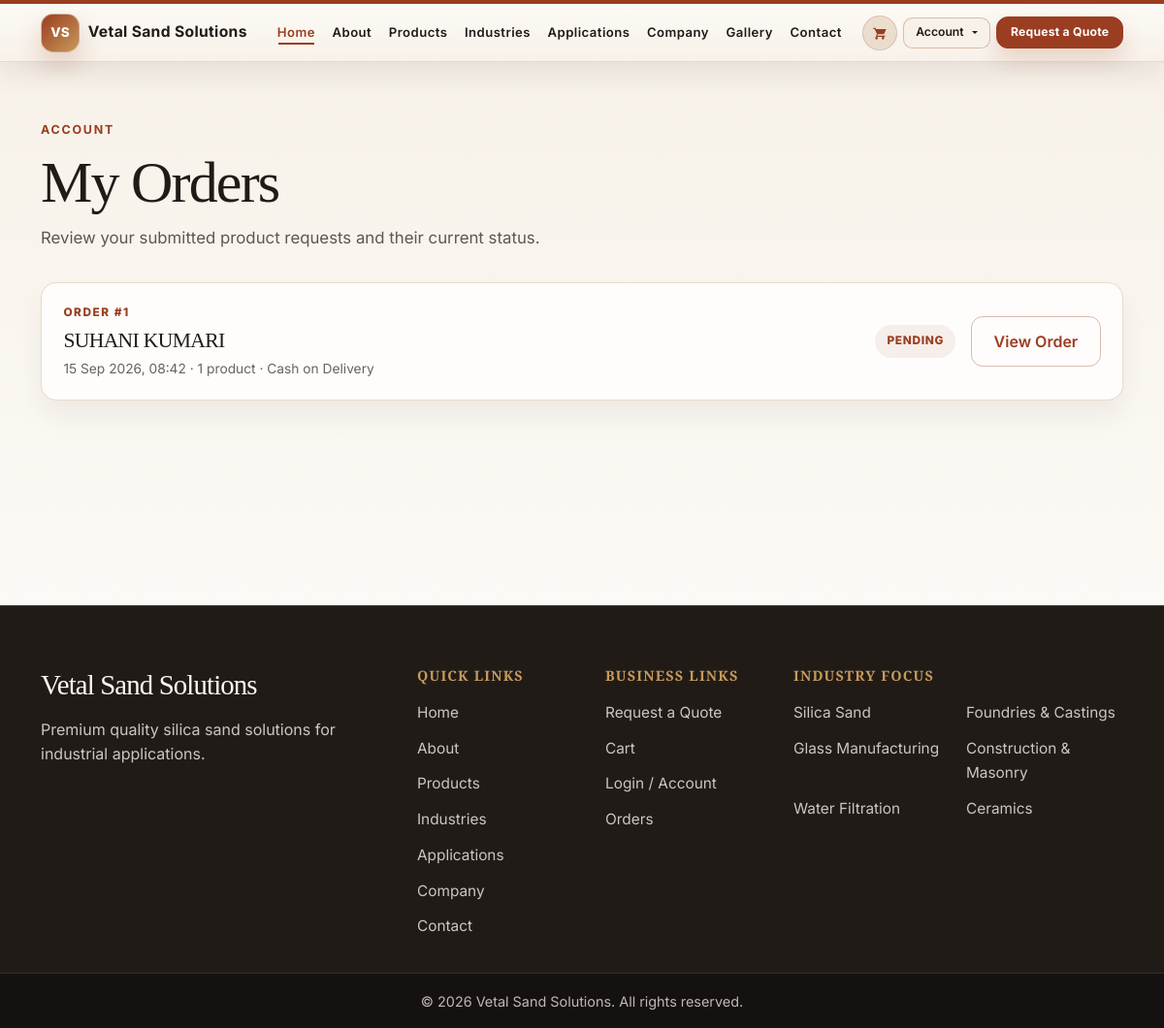
Before: /account/orders/ (signed in) with the older database file.
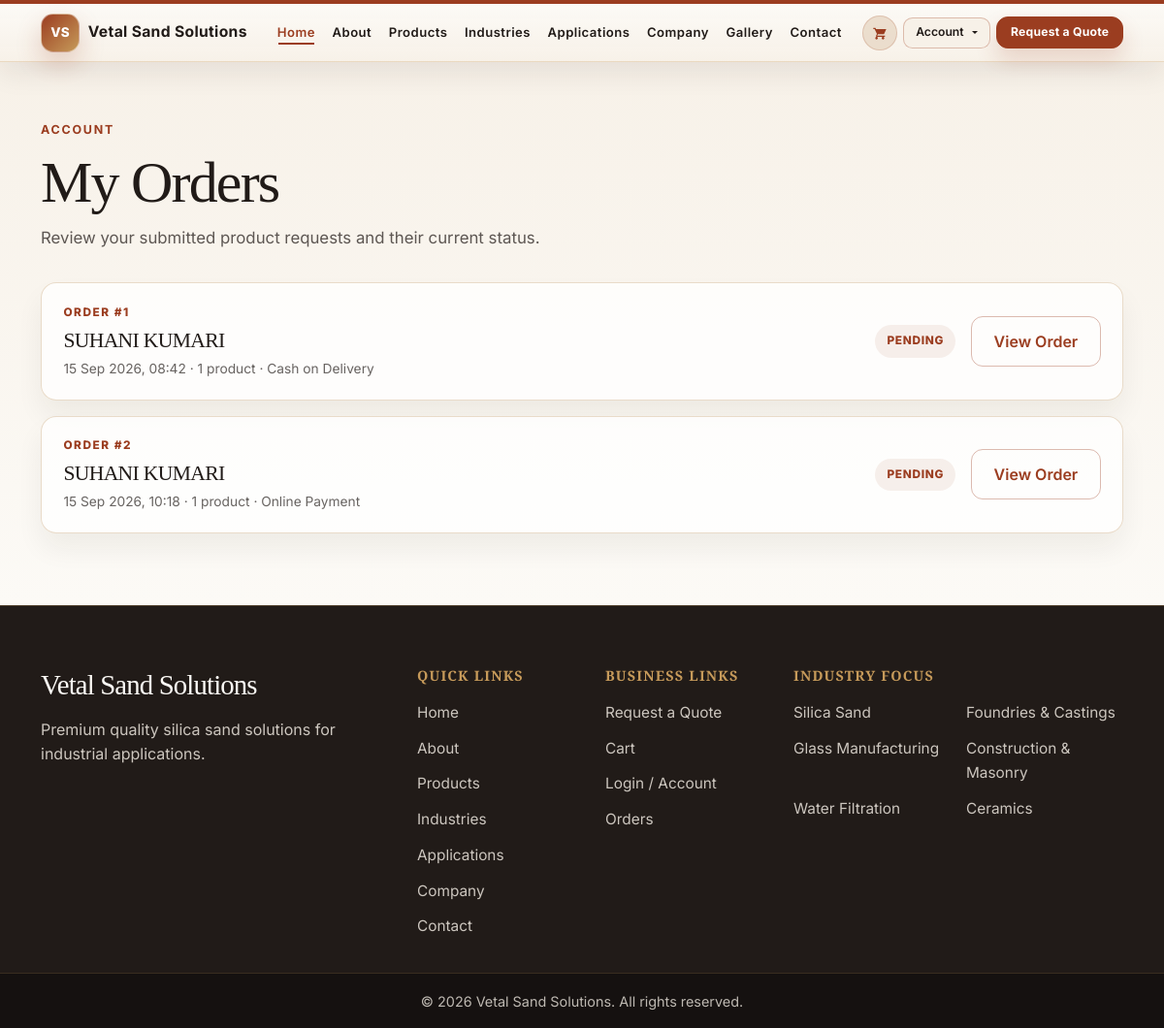
After: the same page with the newer database file.
### orders/models.py (models this page shows, shortened)
class Order(models.Model):
	class PaymentMethod(models.TextChoices):
		COD = 'cod', 'Cash on Delivery'
		RAZORPAY = 'razorpay', 'Online Payment'
	class Status(models.TextChoices):
		PENDING = 'pending', 'Pending'
		CONFIRMED = 'confirmed', 'Confirmed'
		PROCESSING = 'processing', 'Processing'
		SHIPPED = 'shipped', 'Shipped'
		DELIVERED = 'delivered', 'Delivered'
		CANCELLED = 'cancelled', 'Cancelled'
	user = models.ForeignKey(settings.AUTH_USER_MODEL, on_delete=models.CASCADE, related_name='orders')
	full_name = models.CharField(max_length=150)
	email = models.EmailField()
	phone = models.CharField(max_length=30)
	address = models.TextField()
	city = models.CharField(max_length=100)
	state = models.CharField(max_length=100)
	pincode = models.CharField(max_length=20)
	notes = models.TextField(blank=True)
	payment_method = models.CharField(
		max_length=20,
		choices=PaymentMethod.choices,
		default=PaymentMethod.COD,
	)
	status = models.CharField(max_length=20, choices=Status.choices, default=Status.PENDING)
	created_at = models.DateTimeField(auto_now_add=True)
	updated_at = models.DateTimeField(auto_now=True)
	class Meta:
		ordering = ['-created_at']

### orders/views.py (the view)
# urls.py: path('account/orders/', views.order_list, name='order_list'),
@login_required(login_url='login')
def order_list(request):
	orders = Order.objects.filter(user=request.user).annotate(item_count=Count('items'))
	return render(request, 'orders/order_list.html', {'orders': orders})

### cart/context_processors.py (called while the page is built)
def cart_count(request):
    cart = request.session.get('cart', {})
    total_items = 0
    for quantity in cart.values():
        try:
            total_items += int(quantity)
        except (TypeError, ValueError):
            continue
    return {'cart_count': total_items}

### products/context_processors.py (called while the page is built)
def wishlist_count(request):
    if not request.user.is_authenticated:
        return {'wishlist_count': 0}
    return {'wishlist_count': Wishlist.objects.filter(user=request.user).count()}

### templates/orders/order_list.html (shortened to what this page needs)
{% extends 'base.html' %}
{% block content %}
<section class="orders-page">
    <div class="container orders-page-container">
        <div class="orders-page-heading">
            <p class="section-kicker">Account</p>
            <h1>My Orders</h1>
            <p>Review your submitted product requests and their current status.</p>
        </div>
        {% if orders %}
            <div class="order-list">
                {% for order in orders %}
                    <article class="order-list-card">
                        <div>
                            <span class="order-list-label">Order #{{ order.id }}</span>
                            <h2>{{ order.full_name }}</h2>
                            <p>{{ order.created_at|date:'d M Y, H:i' }} · {{ order.item_count }} product{{ order.item_count|pluralize }} · {{ order.get_payment_method_display }}</p>
                        </div>
                        <div class="order-list-status">
                            <span>{{ order.get_status_display }}</span>
                            <a href="{% url 'order_detail' order.id %}" class="btn btn-secondary">View Order</a>
                        </div>
                    </article>
                {% endfor %}
            </div>
        {% else %}
            <div class="empty-state order-empty-state text-center">
                <h2>No orders yet</h2>
                <p>Your submitted product requests will appear here.</p>
                <a href="{% url 'product_list' %}" class="btn btn-primary">Explore Products</a>
            </div>
        {% endif %}
    </div>
</section>
{% endblock %}

### templates/base.html (shortened to what this page needs)
{% load static %}
<!DOCTYPE html>
<html lang="en">
<head>
    <link href="https://cdn.jsdelivr.net/npm/bootstrap@5.3.3/dist/css/bootstrap.min.css" rel="stylesheet">
    <link rel="stylesheet" href="{% static 'css/style.css' %}">
</head>
<body>
    {% include 'core/navbar.html' %}
    <main>
        {% block content %}{% endblock %}
    </main>
    {% include 'core/footer.html' %}
</body>
</html>

### templates/core/navbar.html (shortened to what this page needs)
<nav class="navbar navbar-expand-lg premium-navbar sticky-top">
    <div class="container">
        <a class="navbar-brand" href="{% url 'home' %}" aria-label="Vetal Sand Solutions home">
            <span class="brand-mark">VS</span>
            <span class="brand-text">Vetal Sand Solutions</span>
        </a>
        <div class="collapse navbar-collapse" id="mainNavbar">
            <ul class="navbar-nav mx-auto align-items-lg-center">
                <li class="nav-item"><a class="nav-link active" href="{% url 'home' %}">Home</a></li>
                <li class="nav-item"><a class="nav-link" href="{% url 'about' %}">About</a></li>
                <li class="nav-item"><a class="nav-link" href="{% url 'product_list' %}">Products</a></li>
                <li class="nav-item"><a class="nav-link" href="{% url 'industries' %}">Industries</a></li>
                <li class="nav-item"><a class="nav-link" href="{% url 'applications' %}">Applications</a></li>
                <li class="nav-item"><a class="nav-link" href="{% url 'portfolio' %}">Company</a></li>
                <li class="nav-item"><a class="nav-link" href="{% url 'gallery' %}">Gallery</a></li>
                <li class="nav-item"><a class="nav-link" href="{% url 'contact' %}">Contact</a></li>
            </ul>
            <div class="navbar-actions d-flex align-items-center gap-3">
                <a class="nav-cart" href="{% url 'cart_detail' %}" aria-label="Cart">
                    <svg viewBox="0 0 24 24" aria-hidden="true" focusable="false">
                        <path d="M7 18c-1.1 0-1.99.9-1.99 2S5.9 22 7 22s2-.9 2-2-.9-2-2-2zm10 0c-1.1 0-1.99.9-1.99 2S15.9 22 17 22s2-.9 2-2-.9-2-2-2zM7.17 14h9.92c.75 0 1.41-.41 1.75-1.03L22 6H6.21l-.94-2H2v2h2l3.6 7.59-1.35 2.45C5.52 16.37 6.48 18 8 18h12v-2H8l1.1-2z"/>
                    </svg>
                </a>
                {% if user.is_authenticated %}
                    <div class="dropdown account-dropdown">
                        <button class="btn btn-outline-light btn-sm dropdown-toggle account-dropdown-toggle" type="button" data-bs-toggle="dropdown" aria-expanded="false">Account</button>
                    </div>
                {% else %}
                    <a class="btn btn-outline-light btn-sm" href="{% url 'login' %}">Login</a>
                    <a class="btn btn-quote btn-sm" href="{% url 'register' %}">Register</a>
                {% endif %}
                <a class="btn btn-quote" href="{% url 'quote' %}">Request a Quote</a>
            </div>
        </div>
    </div>
</nav>

### templates/core/footer.html
<footer class="site-footer" aria-label="Site footer">
    <div class="footer-main">
        <div class="container">
            <div class="row g-4 g-lg-5">
                <div class="col-12 col-lg-4">
                    <div class="footer-brand-block">
                        <h3 class="footer-brand">Vetal Sand Solutions</h3>
                        <p class="footer-description">
                            Premium quality silica sand solutions for industrial applications.
                        </p>
                    </div>
                </div>
                <div class="col-6 col-lg-2">
                    <div class="footer-column">
                        <h4>Quick Links</h4>
                        <ul class="footer-links">
                            <li><a href="{% url 'home' %}">Home</a></li>
                            <li><a href="{% url 'about' %}">About</a></li>
                            <li><a href="#">Products</a></li>
                            <li><a href="#">Industries</a></li>
                            <li><a href="#">Applications</a></li>
                            <li><a href="#">Company</a></li>
                            <li><a href="#">Contact</a></li>
                        </ul>
                    </div>
                </div>
                <div class="col-6 col-lg-2">
                    <div class="footer-column">
                        <h4>Business Links</h4>
                        <ul class="footer-links">
                            <li><a href="#">Request a Quote</a></li>
                            <li><a href="#">Cart</a></li>
                            <li><a href="#">Login / Account</a></li>
                            <li><a href="#">Orders</a></li>
                        </ul>
                    </div>
                </div>
                <div class="col-12 col-lg-4">
                    <div class="footer-column">
                        <h4>Industry Focus</h4>
                        <ul class="footer-links footer-grid-links">
                            <li><a href="#">Silica Sand</a></li>
                            <li><a href="#">Foundries &amp; Castings</a></li>
                            <li><a href="#">Glass Manufacturing</a></li>
                            <li><a href="#">Construction &amp; Masonry</a></li>
                            <li><a href="#">Water Filtration</a></li>
                            <li><a href="#">Ceramics</a></li>
                        </ul>
                    </div>
                </div>
            </div>
        </div>
    </div>
    <div class="footer-bottom">
        <div class="container">
            <div class="footer-bottom-inner">
                <p>© {% now 'Y' %} Vetal Sand Solutions. All rights reserved.</p>
            </div>
        </div>
    </div>
</footer>

Changed rows visible on the page:
added Order: id "2", full_name "SUHANI KUMARI", created_at "15 Sep 2026, 10:18", item_count "1", payment_method "Online Payment", status "PENDING"
